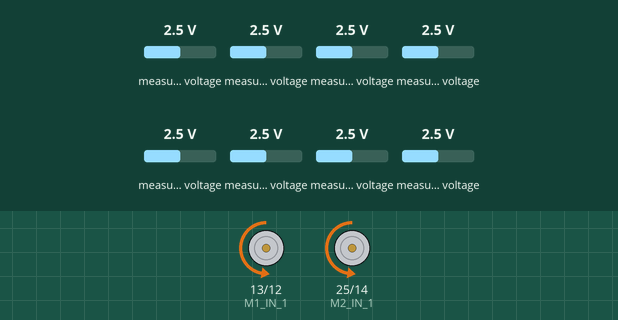
Simulated run of this program. Board: ESP32. Parts: motor-driver pin pairs drawn as motors (green arrow = first pin HIGH = forward, orange = second pin HIGH = backward, longer = more drive). The inputs (shaded band) are chosen by the test bench; at power-on: measured voltage 2.5 V. What the program prints to the serial monitor is not drawn.

Above: at 0.2 s.
Timing chart, 0 to 1.7 s (numbered marks = the images above):
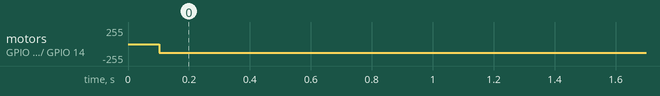

The program:

main.cpp
```cpp
#include <Arduino.h>
#include <Adafruit_MCP3008.h>

Adafruit_MCP3008 adc1;
Adafruit_MCP3008 adc2;

long enc1_value_old;
long enc2_value_old;

const unsigned int M1_IN_1 = 13;
const unsigned int M1_IN_2 = 12;
const unsigned int M2_IN_1 = 25;
const unsigned int M2_IN_2 = 14;

const unsigned int M1_IN_1_CHANNEL = 0;
const unsigned int M1_IN_2_CHANNEL = 1;
const unsigned int M2_IN_1_CHANNEL = 2;
const unsigned int M2_IN_2_CHANNEL = 3;

const unsigned int M1_I_SENSE = 35;
const unsigned int M2_I_SENSE = 34;

const unsigned int PWM_VALUE = 512; // Do not give max PWM. Robot will move fast

const int freq = 5000;
const int resolution = 10;

const unsigned int ADC_1_CS = 2;
const unsigned int ADC_2_CS = 17;

int adc1_buf[8];
int adc2_buf[8];
float avgVal = 0;
int trueVal = 0;

int threshold = 700; // threshold value for light and dark

void readADC() {
  avgVal = 0;
  trueVal = 0;
  for (int i = 0; i < 8; i++) {
    adc1_buf[i] = adc1.readADC(i);
    adc2_buf[i] = adc2.readADC(i);

    if (i<7) {
      if (adc1_buf[i] > threshold) {
      } else {
        avgVal += (i*2) + 1;
        trueVal += 1;
      }
    }

    if (i<6) {
      if (adc2_buf[i] > threshold) {
      } else {
        avgVal += (i*2) + 2;
        trueVal += 1;
      }
    }
  }
  if (trueVal > 0) {
    avgVal = float(avgVal / (float)trueVal);
  }
  Serial.print(avgVal);Serial.print("\t");
}

void forwardM1(int speed) {
  ledcWrite(M1_IN_1_CHANNEL, speed);
  ledcWrite(M1_IN_2_CHANNEL, 0);
}

void forwardM2(int speed) {
  ledcWrite(M2_IN_1_CHANNEL, speed);
  ledcWrite(M2_IN_2_CHANNEL, 0);
}

void backwardsM1(int speed) {
  ledcWrite(M1_IN_1_CHANNEL, 0);
  ledcWrite(M1_IN_2_CHANNEL, PWM_VALUE);
}

void backwardsM2(int speed) {
  ledcWrite(M2_IN_1_CHANNEL, 0);
  ledcWrite(M2_IN_2_CHANNEL, PWM_VALUE);
}

void brakeM1() {
  ledcWrite(M1_IN_1_CHANNEL, PWM_VALUE);
  ledcWrite(M1_IN_2_CHANNEL, PWM_VALUE);
}

void brakeM2() {
  ledcWrite(M2_IN_1_CHANNEL, PWM_VALUE);
  ledcWrite(M2_IN_2_CHANNEL, PWM_VALUE);
}

void idle() {
  ledcWrite(M1_IN_1_CHANNEL, 0);
  ledcWrite(M1_IN_2_CHANNEL, 0);
  ledcWrite(M2_IN_1_CHANNEL, 0);
  ledcWrite(M2_IN_2_CHANNEL, 0);
}

void setup() {
  Serial.begin(115200);
  pinMode(14, OUTPUT);
  digitalWrite(14, LOW);
  delay(100);
  ledcSetup(M1_IN_1_CHANNEL, freq, resolution);
  ledcSetup(M1_IN_2_CHANNEL, freq, resolution);
  ledcSetup(M2_IN_1_CHANNEL, freq, resolution);
  ledcSetup(M2_IN_2_CHANNEL, freq, resolution);

  ledcAttachPin(M1_IN_1, M1_IN_1_CHANNEL);
  ledcAttachPin(M1_IN_2, M1_IN_2_CHANNEL);
  ledcAttachPin(M2_IN_1, M2_IN_1_CHANNEL);
  ledcAttachPin(M2_IN_2, M2_IN_2_CHANNEL);

  pinMode(M1_I_SENSE, INPUT);
  pinMode(M2_I_SENSE, INPUT);
  adc1.begin(ADC_1_CS);
  adc2.begin(ADC_2_CS);
}

void loop() {
  //follow line
  readADC();
  //straight
  if (avgVal >= 4.5 && avgVal <= 8.5) {
    backwardsM1(200);
    backwardsM2(200);
  }
  //right
  if (avgVal < 4.5 && avgVal > 0) {
    backwardsM1(200);
    brakeM2();
  }
  //left
  if (avgVal > 8.5) {
    brakeM1();
    backwardsM2(200);
  }

}
```

Measured:
- by itself, motor on GPIO 13 (M1_IN_1) / GPIO 12 (M1_IN_2), motor on GPIO 25 (M2_IN_1) / GPIO 14 (M2_IN_2): stopped → backward 128/255 at 0.10 s
